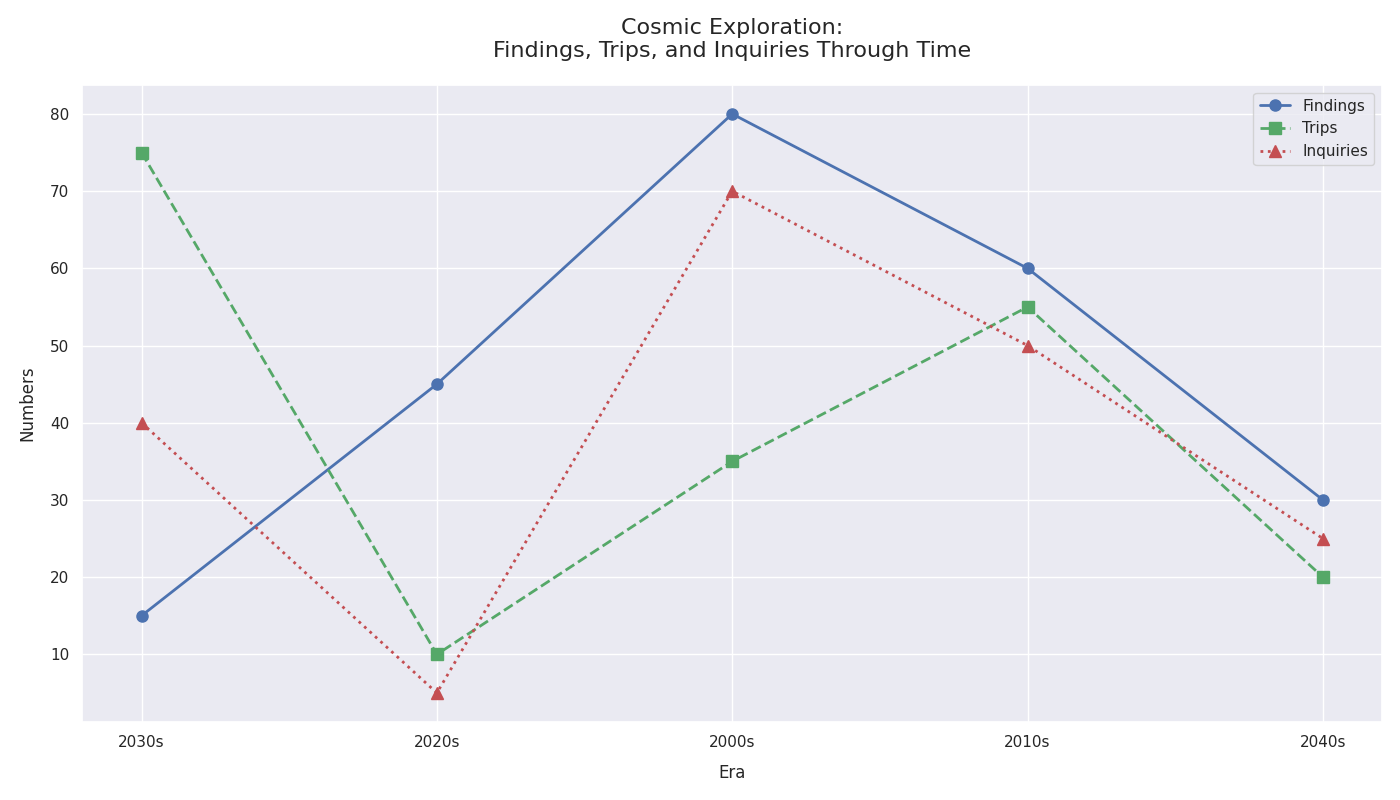

This chart was generated by the following Python code:
import matplotlib.pyplot as plt

daceds = ['2030s', '2020s', '2000s', '2010s', '2040s']  # Changed order
findings = [15, 45, 80, 60, 30]  # Shuffled discoveries
trips = [75, 10, 35, 55, 20]  # Shuffled missions
inquiries = [40, 5, 70, 50, 25]  # Shuffled research

fig, ax = plt.subplots(figsize=(14, 8))

ax.plot(daceds, findings, marker='o', linestyle='-', color='b', linewidth=2, markersize=8, label='Findings')
ax.plot(daceds, trips, marker='s', linestyle='--', color='g', linewidth=2, markersize=8, label='Trips')
ax.plot(daceds, inquiries, marker='^', linestyle=':', color='r', linewidth=2, markersize=8, label='Inquiries')

ax.set_xlabel('Era', fontsize=12, labelpad=10)  # Changed from 'Decade'
ax.set_ylabel('Numbers', fontsize=12, labelpad=10)  # Shortened label
ax.set_title('Cosmic Exploration:\nFindings, Trips, and Inquiries Through Time', fontsize=16, pad=20)

ax.legend()

plt.tight_layout()
plt.show()
